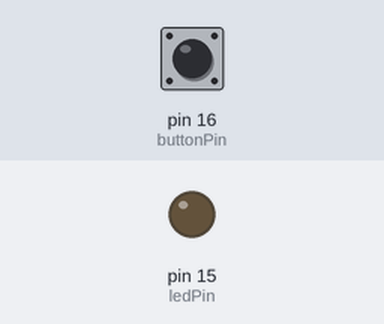
Bench run of a sketch on a simulated Arduino Uno, built with avr-gcc and run on an emulated ATmega328P. Parts: output pins drawn as LEDs (lit = HIGH). The test bench sets the inputs (shaded band); at power-on: pin 16 (buttonPin) LOW.

Above: at 1.2 s.
1.3 s: pin 16 (buttonPin) pulled HIGH for 0.15 s
At 1.37 s:
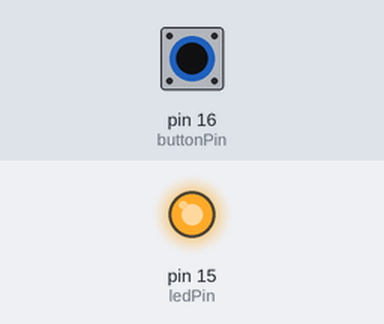
2.9 s: pin 16 (buttonPin) pulled HIGH for 3.2 s
At 7.2 s:
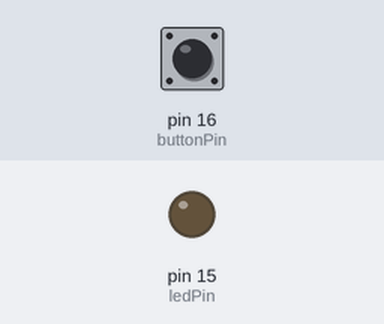
Timing chart, 0 to 8.7 s (numbered marks = the images above; inputs shaded):
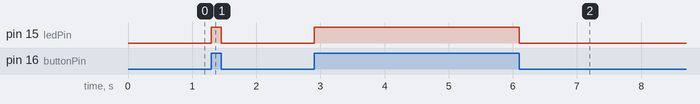

The sketch:

ToggleSwitch16-LED15.ino
```cpp
// constants won't change. They're used here to set pin numbers:
const int buttonPin = 16;     // the number of the pushbutton pin
const int ledPin =  15;      // the number of the LED pin

// variables will change:
int buttonState = 0;         // variable for reading the pushbutton status

void setup() {
  // initialize the LED pin as an output:
  pinMode(ledPin, OUTPUT);
  // initialize the pushbutton pin as an input:
  pinMode(buttonPin, INPUT);
}

void loop() {
  // read the state of the pushbutton value:
  buttonState = digitalRead(buttonPin);

  // check if the pushbutton is pressed. If it is, the buttonState is HIGH:
  if (buttonState == HIGH) {
    // turn LED on:
    digitalWrite(ledPin, HIGH);
  } else {
    // turn LED off:
    digitalWrite(ledPin, LOW);
  }
}
```

Measured:
- after the input at 1.3 s, pin 15 (ledPin): LOW → HIGH at once, → LOW 0.15 s later
- after the input at 2.9 s, pin 15 (ledPin): LOW → HIGH at once, → LOW 3.2 s later
